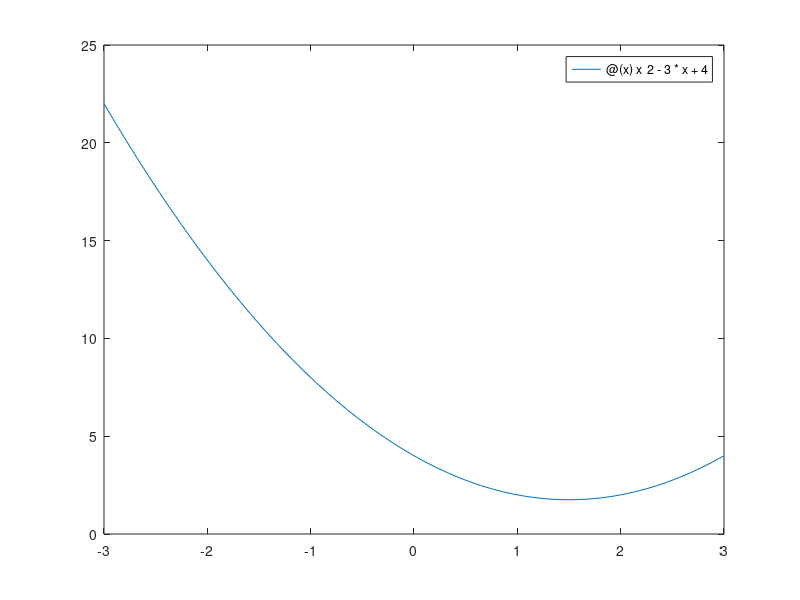

Source code (MATLAB): (Note: this script raises an error after producing the figure.)
clear 
close all
clc

f=@(x)x^2-3*x+4
fplot(f,[-3,3]);mygrid();
df=matlabFunction(diff(sym(f),1))

% dal grafico vedo che non interseca lo zero

% non avrò soluzioni reali

%--------------------------------------------------------------------------
% provo lo stesso con fzero

% NB matlab mette  adisposizione una funzione per trovare gli zeri di una
% funzione, però trovo SOLO quelli reali
[x,fval,exitflag,output]=fzero(f,0)
% exitflag è <1, ciò vuol dire che non ha trovato uno zero reale

%--------------------------------------------------------------------------
% provo ad applicare Newton
pause;clc;
tol=1e-8
kmax=100
x0=1+i;
[zero,res,niter,ERR]=newton(f,df,x0,tol,kmax)

% ho trovato una radice complessa

% zero =   1.5000 + 1.3229i
% res =   4.4409e-16
% niter =     5

%--------------------------------------------------------------------------
% provo con il metodo delle Secanti
pause;clc;
x0=1+i;
x1=1;

[zero,res,niter,ERR]=secant(f,x0,x1,tol,kmax)
% anche il metodo delle secanti funziona bene
